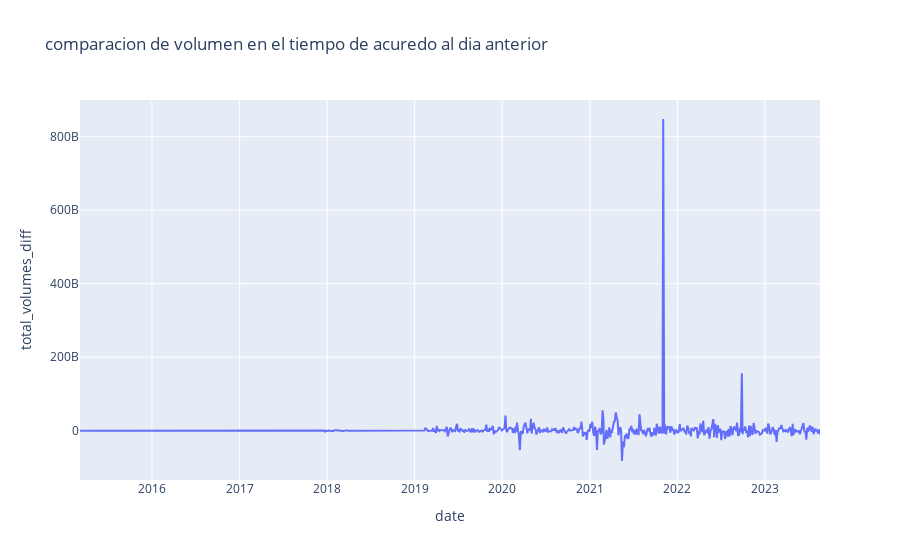

Notebook source saved alongside this figure:
### Code cell
fig_price_returns = px.line(tether_df, x='date', y='total_volumes_diff', title='comparacion de volumen en el tiempo de acuredo al dia anterior')
fig_price_returns.show()

### Figure 1 — Plotly figure (JSON) as saved in the notebook; plotly's stock layout.template omitted (floating-point values rounded to 4 significant figures; data arrays with more than 128 entries replaced by an {"elided": "..."} marker saying what was removed)
{"data": [{"hovertemplate": "date=%{x}<br>total_volumes_diff=%{y}<extra></extra>", "legendgroup": "", "line": {"color": "#636efa", "dash": "solid"}, "marker": {"symbol": "circle"}, "mode": "lines", "name": "", "orientation": "v", "showlegend": false, "type": "scatter", "x": {"elided": "803 str values"}, "xaxis": "x", "y": {"elided": "803 float values"}, "yaxis": "y"}], "layout": {"legend": {"tracegroupgap": 0}, "title": {"text": "comparacion de volumen en el tiempo de acuredo al dia anterior"}, "xaxis": {"anchor": "y", "domain": [0, 1], "title": {"text": "date"}}, "yaxis": {"anchor": "x", "domain": [0, 1], "title": {"text": "total_volumes_diff"}}}}
